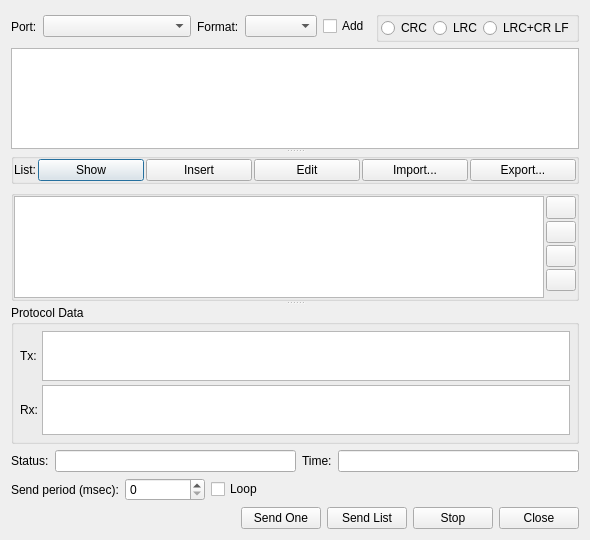
<?xml version="1.0" encoding="UTF-8"?>
<ui version="4.0">
 <class>mbClientSendBytesUi</class>
 <widget class="QDialog" name="mbClientSendBytesUi">
  <property name="geometry">
   <rect>
    <x>0</x>
    <y>0</y>
    <width>590</width>
    <height>540</height>
   </rect>
  </property>
  <property name="windowTitle">
   <string>Send Bytes</string>
  </property>
  <property name="windowIcon">
   <iconset resource="../client_rsc.qrc">
    <normaloff>:/client/icons/sendbytes.png</normaloff>:/client/icons/sendbytes.png</iconset>
  </property>
  <layout class="QVBoxLayout" name="verticalLayout_2">
   <item>
    <layout class="QHBoxLayout" name="horizontalLayout_2" stretch="0,1,0,0,0,0">
     <item>
      <widget class="QLabel" name="lbPort">
       <property name="text">
        <string>Port:</string>
       </property>
      </widget>
     </item>
     <item>
      <widget class="QComboBox" name="cmbPort">
       <property name="minimumSize">
        <size>
         <width>100</width>
         <height>0</height>
        </size>
       </property>
      </widget>
     </item>
     <item>
      <widget class="QLabel" name="lbByteFormat">
       <property name="text">
        <string>Format:</string>
       </property>
      </widget>
     </item>
     <item>
      <widget class="QComboBox" name="cmbByteFormat">
       <property name="minimumSize">
        <size>
         <width>0</width>
         <height>0</height>
        </size>
       </property>
      </widget>
     </item>
     <item>
      <widget class="QCheckBox" name="chbAddCheck">
       <property name="text">
        <string>Add</string>
       </property>
      </widget>
     </item>
     <item>
      <widget class="QGroupBox" name="grChecksum">
       <property name="title">
        <string/>
       </property>
       <property name="flat">
        <bool>false</bool>
       </property>
       <property name="checkable">
        <bool>false</bool>
       </property>
       <property name="checked">
        <bool>false</bool>
       </property>
       <layout class="QHBoxLayout" name="horizontalLayout_7">
        <property name="spacing">
         <number>1</number>
        </property>
        <property name="leftMargin">
         <number>2</number>
        </property>
        <property name="topMargin">
         <number>0</number>
        </property>
        <property name="rightMargin">
         <number>2</number>
        </property>
        <property name="bottomMargin">
         <number>0</number>
        </property>
        <item>
         <widget class="QRadioButton" name="rdCRC">
          <property name="text">
           <string>CRC</string>
          </property>
         </widget>
        </item>
        <item>
         <widget class="QRadioButton" name="rdLRC">
          <property name="text">
           <string>LRC</string>
          </property>
         </widget>
        </item>
        <item>
         <widget class="QRadioButton" name="rdLRC_CR_LF">
          <property name="text">
           <string>LRC+CR LF</string>
          </property>
         </widget>
        </item>
       </layout>
      </widget>
     </item>
    </layout>
   </item>
   <item>
    <widget class="QSplitter" name="splitter">
     <property name="orientation">
      <enum>Qt::Vertical</enum>
     </property>
     <property name="opaqueResize">
      <bool>false</bool>
     </property>
     <property name="childrenCollapsible">
      <bool>false</bool>
     </property>
     <widget class="QPlainTextEdit" name="txtData">
      <property name="enabled">
       <bool>true</bool>
      </property>
      <property name="undoRedoEnabled">
       <bool>false</bool>
      </property>
      <property name="readOnly">
       <bool>false</bool>
      </property>
     </widget>
     <widget class="QGroupBox" name="grListMenu">
      <property name="maximumSize">
       <size>
        <width>16777215</width>
        <height>35</height>
       </size>
      </property>
      <property name="title">
       <string/>
      </property>
      <layout class="QHBoxLayout" name="horizontalLayout">
       <property name="spacing">
        <number>2</number>
       </property>
       <property name="leftMargin">
        <number>0</number>
       </property>
       <property name="topMargin">
        <number>0</number>
       </property>
       <property name="rightMargin">
        <number>0</number>
       </property>
       <property name="bottomMargin">
        <number>0</number>
       </property>
       <item>
        <widget class="QLabel" name="label_2">
         <property name="sizePolicy">
          <sizepolicy hsizetype="Fixed" vsizetype="Preferred">
           <horstretch>0</horstretch>
           <verstretch>0</verstretch>
          </sizepolicy>
         </property>
         <property name="text">
          <string>List:</string>
         </property>
        </widget>
       </item>
       <item>
        <widget class="QPushButton" name="btnListShowHide">
         <property name="text">
          <string>Show</string>
         </property>
        </widget>
       </item>
       <item>
        <widget class="QPushButton" name="btnListInsert">
         <property name="text">
          <string>Insert</string>
         </property>
        </widget>
       </item>
       <item>
        <widget class="QPushButton" name="btnListEdit">
         <property name="text">
          <string>Edit</string>
         </property>
        </widget>
       </item>
       <item>
        <widget class="QPushButton" name="btnListImport">
         <property name="text">
          <string>Import...</string>
         </property>
        </widget>
       </item>
       <item>
        <widget class="QPushButton" name="btnListExport">
         <property name="text">
          <string>Export...</string>
         </property>
        </widget>
       </item>
      </layout>
     </widget>
    </widget>
   </item>
   <item>
    <widget class="QSplitter" name="splitter_2">
     <property name="orientation">
      <enum>Qt::Vertical</enum>
     </property>
     <property name="opaqueResize">
      <bool>false</bool>
     </property>
     <property name="childrenCollapsible">
      <bool>false</bool>
     </property>
     <widget class="QGroupBox" name="grList">
      <property name="title">
       <string/>
      </property>
      <layout class="QHBoxLayout" name="horizontalLayout_8">
       <property name="spacing">
        <number>2</number>
       </property>
       <property name="leftMargin">
        <number>0</number>
       </property>
       <property name="topMargin">
        <number>0</number>
       </property>
       <property name="rightMargin">
        <number>0</number>
       </property>
       <property name="bottomMargin">
        <number>0</number>
       </property>
       <item>
        <widget class="QListView" name="lsList">
         <property name="selectionMode">
          <enum>QAbstractItemView::ExtendedSelection</enum>
         </property>
        </widget>
       </item>
       <item>
        <layout class="QVBoxLayout" name="verticalLayout">
         <property name="spacing">
          <number>2</number>
         </property>
         <item>
          <widget class="QPushButton" name="btnListRemove">
           <property name="maximumSize">
            <size>
             <width>30</width>
             <height>16777215</height>
            </size>
           </property>
           <property name="font">
            <font>
             <pointsize>10</pointsize>
             <bold>true</bold>
            </font>
           </property>
           <property name="text">
            <string/>
           </property>
           <property name="icon">
            <iconset resource="../../../core/gui/core_rsc.qrc">
             <normaloff>:/core/icons/minus.ico</normaloff>:/core/icons/minus.ico</iconset>
           </property>
          </widget>
         </item>
         <item>
          <widget class="QPushButton" name="btnListMoveUp">
           <property name="maximumSize">
            <size>
             <width>30</width>
             <height>16777215</height>
            </size>
           </property>
           <property name="text">
            <string/>
           </property>
           <property name="icon">
            <iconset resource="../../../core/gui/core_rsc.qrc">
             <normaloff>:/core/icons/arrow_up.png</normaloff>:/core/icons/arrow_up.png</iconset>
           </property>
          </widget>
         </item>
         <item>
          <widget class="QPushButton" name="btnListMoveDown">
           <property name="maximumSize">
            <size>
             <width>30</width>
             <height>16777215</height>
            </size>
           </property>
           <property name="text">
            <string/>
           </property>
           <property name="icon">
            <iconset resource="../../../core/gui/core_rsc.qrc">
             <normaloff>:/core/icons/arrow_down.png</normaloff>:/core/icons/arrow_down.png</iconset>
           </property>
          </widget>
         </item>
         <item>
          <widget class="QPushButton" name="btnListClear">
           <property name="maximumSize">
            <size>
             <width>30</width>
             <height>16777215</height>
            </size>
           </property>
           <property name="text">
            <string/>
           </property>
           <property name="icon">
            <iconset resource="../../../core/gui/core_rsc.qrc">
             <normaloff>:/core/icons/clear.png</normaloff>:/core/icons/clear.png</iconset>
           </property>
          </widget>
         </item>
         <item>
          <spacer name="verticalSpacer">
           <property name="orientation">
            <enum>Qt::Vertical</enum>
           </property>
           <property name="sizeHint" stdset="0">
            <size>
             <width>20</width>
             <height>40</height>
            </size>
           </property>
          </spacer>
         </item>
        </layout>
       </item>
      </layout>
     </widget>
     <widget class="QGroupBox" name="grProtocolData">
      <property name="title">
       <string>Protocol Data</string>
      </property>
      <layout class="QGridLayout" name="gridLayout">
       <property name="leftMargin">
        <number>6</number>
       </property>
       <property name="topMargin">
        <number>6</number>
       </property>
       <property name="rightMargin">
        <number>6</number>
       </property>
       <property name="bottomMargin">
        <number>6</number>
       </property>
       <property name="spacing">
        <number>4</number>
       </property>
       <item row="0" column="0">
        <widget class="QLabel" name="label_6">
         <property name="text">
          <string>Tx:</string>
         </property>
        </widget>
       </item>
       <item row="0" column="1">
        <widget class="QPlainTextEdit" name="txtModbusTx">
         <property name="enabled">
          <bool>true</bool>
         </property>
         <property name="sizePolicy">
          <sizepolicy hsizetype="Expanding" vsizetype="Fixed">
           <horstretch>0</horstretch>
           <verstretch>0</verstretch>
          </sizepolicy>
         </property>
         <property name="maximumSize">
          <size>
           <width>16777215</width>
           <height>50</height>
          </size>
         </property>
         <property name="undoRedoEnabled">
          <bool>false</bool>
         </property>
         <property name="readOnly">
          <bool>true</bool>
         </property>
        </widget>
       </item>
       <item row="1" column="0">
        <widget class="QLabel" name="label_5">
         <property name="text">
          <string>Rx:</string>
         </property>
        </widget>
       </item>
       <item row="1" column="1">
        <widget class="QPlainTextEdit" name="txtModbusRx">
         <property name="enabled">
          <bool>true</bool>
         </property>
         <property name="sizePolicy">
          <sizepolicy hsizetype="Expanding" vsizetype="Fixed">
           <horstretch>0</horstretch>
           <verstretch>0</verstretch>
          </sizepolicy>
         </property>
         <property name="maximumSize">
          <size>
           <width>16777215</width>
           <height>50</height>
          </size>
         </property>
         <property name="undoRedoEnabled">
          <bool>false</bool>
         </property>
         <property name="readOnly">
          <bool>true</bool>
         </property>
        </widget>
       </item>
      </layout>
     </widget>
    </widget>
   </item>
   <item>
    <layout class="QHBoxLayout" name="horizontalLayout_5">
     <item>
      <widget class="QLabel" name="label">
       <property name="text">
        <string>Status:</string>
       </property>
      </widget>
     </item>
     <item>
      <widget class="QLineEdit" name="lnStatus">
       <property name="readOnly">
        <bool>true</bool>
       </property>
      </widget>
     </item>
     <item>
      <widget class="QLabel" name="label_3">
       <property name="text">
        <string>Time:</string>
       </property>
      </widget>
     </item>
     <item>
      <widget class="QLineEdit" name="lnTimestamp">
       <property name="readOnly">
        <bool>true</bool>
       </property>
      </widget>
     </item>
    </layout>
   </item>
   <item>
    <layout class="QHBoxLayout" name="horizontalLayout_4">
     <item>
      <widget class="QLabel" name="label_10">
       <property name="text">
        <string>Send period (msec):</string>
       </property>
      </widget>
     </item>
     <item>
      <widget class="QSpinBox" name="spPeriod">
       <property name="minimumSize">
        <size>
         <width>80</width>
         <height>0</height>
        </size>
       </property>
       <property name="maximum">
        <number>100000000</number>
       </property>
       <property name="value">
        <number>0</number>
       </property>
      </widget>
     </item>
     <item>
      <widget class="QCheckBox" name="chbUseLoop">
       <property name="text">
        <string>Loop</string>
       </property>
      </widget>
     </item>
     <item>
      <spacer name="horizontalSpacer">
       <property name="orientation">
        <enum>Qt::Horizontal</enum>
       </property>
       <property name="sizeHint" stdset="0">
        <size>
         <width>40</width>
         <height>20</height>
        </size>
       </property>
      </spacer>
     </item>
    </layout>
   </item>
   <item>
    <spacer name="verticalSpacer_2">
     <property name="orientation">
      <enum>Qt::Vertical</enum>
     </property>
     <property name="sizeHint" stdset="0">
      <size>
       <width>20</width>
       <height>40</height>
      </size>
     </property>
    </spacer>
   </item>
   <item>
    <layout class="QHBoxLayout" name="horizontalLayout_3" stretch="0,0,0,0,0">
     <item>
      <spacer name="horizontalSpacer_3">
       <property name="orientation">
        <enum>Qt::Horizontal</enum>
       </property>
       <property name="sizeHint" stdset="0">
        <size>
         <width>40</width>
         <height>20</height>
        </size>
       </property>
      </spacer>
     </item>
     <item>
      <widget class="QPushButton" name="btnSendOne">
       <property name="text">
        <string>Send One</string>
       </property>
      </widget>
     </item>
     <item>
      <widget class="QPushButton" name="btnSendList">
       <property name="text">
        <string>Send List</string>
       </property>
      </widget>
     </item>
     <item>
      <widget class="QPushButton" name="btnStop">
       <property name="text">
        <string>Stop</string>
       </property>
      </widget>
     </item>
     <item>
      <widget class="QPushButton" name="btnClose">
       <property name="text">
        <string>Close</string>
       </property>
      </widget>
     </item>
    </layout>
   </item>
  </layout>
 </widget>
 <resources>
  <include location="../client_rsc.qrc"/>
  <include location="../../../core/gui/core_rsc.qrc"/>
 </resources>
 <connections/>
</ui>
